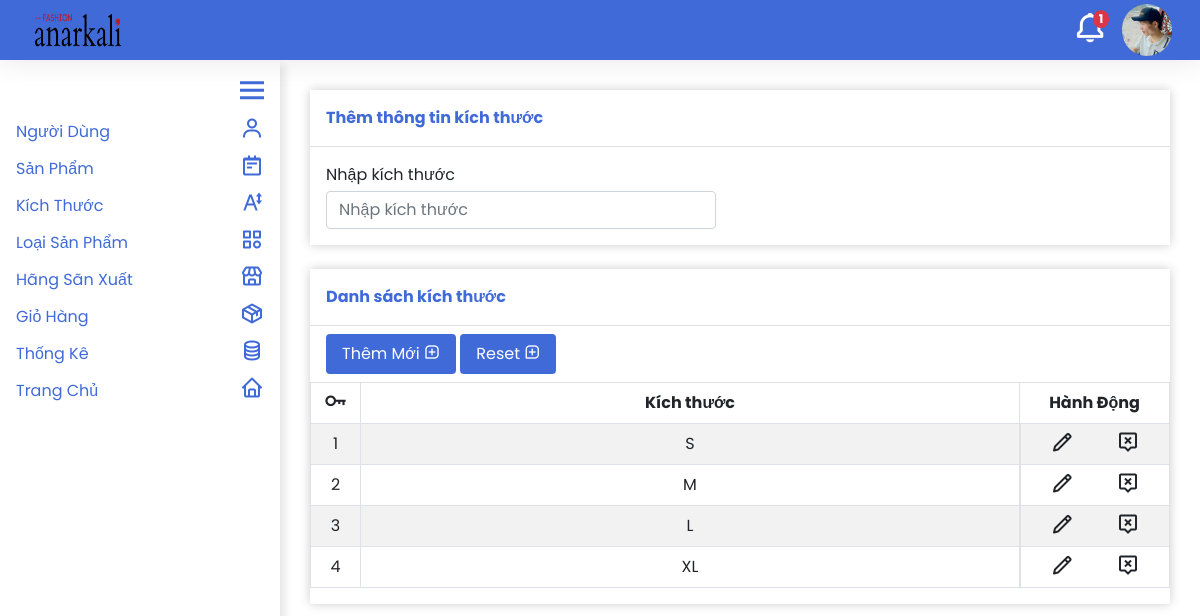
The page /quan_tri/kich_thuoc/them_kich_thuoc.php (signed in) on the database its author committed.
### tables this page shows
CREATE TABLE `nguoidung` (
  `TaiKhoan` varchar(64) NOT NULL,
  `MatKhau` varchar(64) NOT NULL,
  `Email` varchar(64) NOT NULL,
  `HinhAnh` varchar(68) NOT NULL,
  `Quyen` int(1) NOT NULL,
  `TrangThai` int(1) NOT NULL
);

CREATE TABLE `kichthuoc` (
  `MaKichThuoc` int(64) NOT NULL,
  `KichThuoc` varchar(64) NOT NULL
);

### quan_tri/module/database.php (called while the page is built, shortened)
<?php
  function execute_query($sql, $params=NULL) {
    $server = 'localhost';
    $username = 'root';
    $password = '';
    $dbname = 'shopthoitrang';
    $conn = new PDO("mysql:host={$server};dbname={$dbname}", $username, $password);
    $stmt = $conn->prepare($sql);
    if (isset($params))
      foreach ($params as $key => $value)
        $stmt->bindValue($key,$value,PDO::PARAM_STR);
    $stmt->execute();
    return $stmt->fetchAll();
  }
?>

### quan_tri/kich_thuoc/them_kich_thuoc.php (the view, shortened to what this page needs)
<!DOCTYPE html>
<html lang="en">
<head>
  <?php
    include '../module/head.php';
  ?>
</head>
<body>
  <?php
    include '../module/header.php';
    include '../module/sidebar.php';
  ?>
  <form class='body' action='xu_ly_them.php' method='post' enctype='multipart/form-data'>
    <div class='form'>
      <div class='title p-3 mb-3 border-bottom fw-bold'>Thêm thông tin kích thước</div>
      <div class="input-group px-3 row">
        <div class='col-md-6 pb-3'>
          <div class='mb-1'>Nhập kích thước</div>
          <input type="text" name='KichThuoc' class="form-control" id="KichThuoc" placeholder="Nhập kích thước" required="true">
        </div>
      </div>
    </div>
    <div class='table_container overflow-auto mt-4'>
      <div class='title p-3 mb-2 border-bottom fw-bold'>Danh sách kích thước</div>
      <div class='action_container ps-3'>
        <button class='button_add text-white py-2 px-3 rounded' type='submit'>Thêm Mới <i class='bx bx-message-square-add'></i></button>
        <button class='button_add text-white py-2 px-3 rounded' type='reset'>Reset <i class='bx bx-message-square-add'></i></button>
      </div>
      <table class='table table-striped border-top mt-2 table-bordered'>
        <thead>
          <tr>
            <th style='width: 50px; min-width: 50px;' class='text-center'><i style='transform: scale(1.6);' class='bx bx-key'></i></th>
            <th style='min-width: 150px;' class='text-center'>Kích thước</th>
            <th style='width: 150px; min-width: 150px;' class='text-center'>Hành Động</th>
          </tr>
        </thead>
        <tbody>
          <?php
            include_once '../module/database.php';
            $sql = 'SELECT * FROM kichthuoc';
            $kichthuocs = execute_query($sql);
            foreach($kichthuocs as $kichthuoc){
              echo "
                <tr>
                  <td class='text-center'>{$kichthuoc['MaKichThuoc']}</td>
                  <td class='text-center'>{$kichthuoc['KichThuoc']}</td>
                  <td class='text-center d-flex justify-content-around align-items-center'>
                    <a class='text-dark' href='sua_kich_thuoc.php?id={$kichthuoc['MaKichThuoc']}'><i class='bx bx-pencil' style='transform: scale(1.5);'></i></a>
                    <a class='text-dark' href='xu_ly_xoa.php?id={$kichthuoc['MaKichThuoc']}'><i style='transform: scale(1.5);' class='bx bx-message-alt-x'></i></a>
                  </td>
                </tr>
              ";
            }
          ?>
        </tbody>
      </table>
    </div>
  </form>
</body>
</html>

### quan_tri/module/header.php
<div id='header' class='d-flex justify-content-between align-items-center container-fluid'>
  <img class='ms-3' id='logo' src="../../img/logo2.avif">
  <div class='d-flex align-items-center me-3'>
    <a class='bell_container position-relative' href='../gio_hang/quan_ly_gio_hang.php'>
      <?php
        $gio_hang = execute_query("SELECT COUNT(*) FROM giohang WHERE trangthai=0")[0][0];
        if($gio_hang > 0)
          echo "<div class='position-absolute text-decoration-none bg-danger fw-bold text-white notification_number'>{$gio_hang}</div>";
      ?>
      <i style='transform: scale(2.2);' class='bx bx-bell notification_icon text-white me-4'></i>
    </a>
    <?php
      $hinh_anh = execute_query('SELECT HinhAnh FROM nguoidung WHERE TaiKhoan=:tai_khoan', array('tai_khoan' => $_SESSION['TenTaiKhoan']))[0][0];
    ?>
    <img class='user_img' id='profile_image' src="../../data/nguoi_dung/<?php echo $hinh_anh; ?>">
  </div>
</div>

### quan_tri/style/style.css (style rules this page uses)
* { margin: 0; padding: 0; box-sizing: border-box; font-family: 'Poppins', sans-serif; }
#header { height: 60px; box-shadow: 0 0 30px rgba(0, 0, 0, 0.1); background-color: #3f6ad8; position: fixed; top: 0; left: 0; right: 0; z-index: 1000; }
#header #logo { width: 100px; height: 50px; cursor: pointer; }
#header .user_img { object-fit: cover; width: 50px; border-radius: 50px; cursor: pointer; }
#header .notification_icon { cursor: pointer; }
#header .bell_container .notification_number { z-index: 1000; left: 27%; top: -8px; font-size: 12px; padding: 0 6px; border-radius: 50%; }
.sidebar a, .body .form .title, .primary_color, .body .table_container .title { color: #3f6ad8; }
.body { margin-left: 310px; margin-top: 90px; margin-right: 30px; margin-bottom: 1000px; transition: 0.5s; }
.body .form { box-shadow: 0 0 10px rgba(0, 0, 0, 0.2); }
.body .table_container { box-shadow: 0 0 10px rgba(0, 0, 0, 0.2); }
.button_add, .button_edit, .button_reset { background-color: #3f6ad8; border: none; transition: 0.25s; }

### rows shown on the page
nguoidung: HinhAnh (picture)
kichthuoc: MaKichThuoc "1", KichThuoc "S"
kichthuoc: MaKichThuoc "2", KichThuoc "M"
kichthuoc: MaKichThuoc "3", KichThuoc "L"
kichthuoc: MaKichThuoc "4", KichThuoc "XL"

### other values the page prints
$gio_hang "1"
